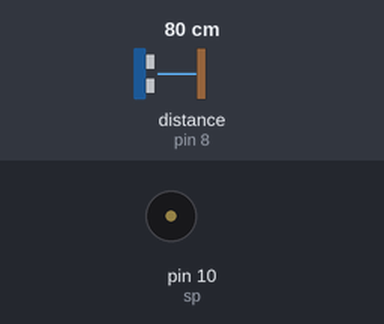
The sketch below on a simulated Arduino Nano, built with avr-gcc and run on an emulated ATmega328P. Parts: buzzer (waves = sounding). Wiring (inferred from the names in the program): ultrasonic range finder: trigger pin 7; echo pin 8. The inputs (shaded band) are chosen by the test bench; at power-on: distance to the obstacle (sensor on pin 8) 80 cm. The echo pulse lasts 58.3 µs per cm.

Above: at 1.2 s.
1.3 s: distance to the obstacle (sensor on pin 8) set to 39 cm
2.8 s: distance to the obstacle (sensor on pin 8) set to 32 cm
At 3.2 s:
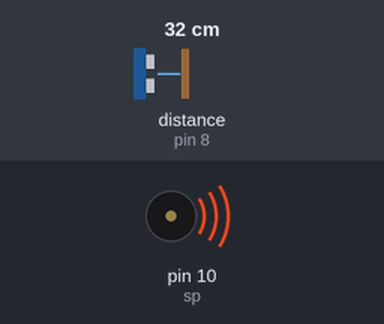
5.8 s: distance to the obstacle (sensor on pin 8) set to 4 cm
8.8 s: distance to the obstacle (sensor on pin 8) set to 2 cm
10.4 s: distance to the obstacle (sensor on pin 8) set to 9 cm
At 10.8 s:
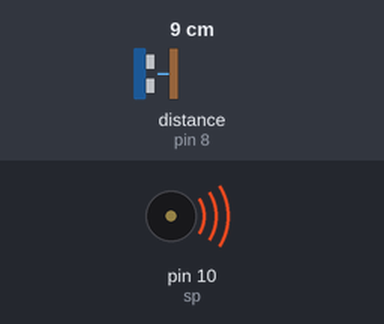
Timing chart, 0 to 14.4 s (numbered marks = the images above; inputs shaded):
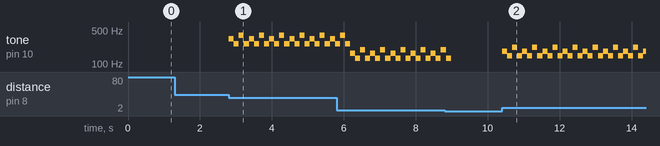

Measured:
- the behaviour switches between 35 and 34 cm on distance to the obstacle (sensor on pin 8) (found by bisection; images 0 and 1)
- after the input at 1.3 s, every drawn part: stays the same
- after the input at 2.8 s, tone on pin 10 (sp): silent → 330 Hz at once, then repeats every 0.56 s: 262 Hz 0.14 s, 392 Hz 0.14 s, 262 Hz 0.14 s, 330 Hz 0.14 s
- after the input at 10.4 s, tone on pin 10 (sp): silent → 185 Hz at once, then repeats every 0.56 s: 147 Hz 0.14 s, 220 Hz 0.14 s, 147 Hz 0.14 s, 185 Hz 0.14 s

The sketch:

major2.ino
```cpp
void setup() {//I declare whether I'm using the pins for input/output
  pinMode(10,OUTPUT);
  pinMode(7,OUTPUT);
  pinMode(8,INPUT);
}

#define C3 131
#define CS3 139
#define D3 147
#define DS3 156
#define E3 165
#define F3 175
#define FS3 185
#define G3 196
#define GS3 208
#define A3 220
#define AS3 233
#define B3 247
#define C4 262
#define CS4 277
#define D4 294
#define DS4 311
#define E4 330
#define F4 349
#define FS4 370
#define G4 392
#define GS4 415
#define A4 440
#define AS4 466
#define B4 494
#define C5 523
#define CS5 554
#define D5 587
#define DS5 622
#define E5 659
#define F5 698
#define FS5 740
#define G5 784
#define GS5 831
#define A5 880
#define AS5 932
#define B5 988
#define C6 1047
#define CS6 1109
#define D6 1175
#define DS6 1245
#define E6 1319
#define F6 1397
#define FS6 1480
#define G6 1568
#define GS6 1661
#define A6 1760
#define AS6 1865
#define B6 1976

int sp = 10;      //Speaker Pin
int tp = 7;       //Trigger Pin
int ep = 8;       // Echo Pin

void loop() {     //This is the main loop, that keeps repeating
  long duration, distance; //Variables to store the values of time and length
  digitalWrite(tp,LOW);
  delayMicroseconds(2);
  digitalWrite(tp,HIGH);      //This area sends out a pulse from the trigger
  delayMicroseconds(5);
  digitalWrite(tp,LOW);
  duration = pulseIn(ep, HIGH); //The echo is recieved, and saved as the duration
  distance = (duration/2)/29.1; // We convert the time into distance in centimeters, using the speed of sound and other factors.
  if(distance>1&&distance<35)
  {
    if(distance>2&&distance<6)  {      //For a distance between 4 and 7, it plays C for 140 milliseconds
      tone(sp,E3,140);
      delay(140);
      tone(sp,C3,140);
      delay(140);
      tone(sp,G3,140);
      delay(140);
      tone(sp,C3,140);
      delay(140);
    }

    else
      if(distance>6&&distance<10) {
        tone(sp,FS3,140);
        delay(140);
        tone(sp,D3,140);
        delay(140);
        tone(sp,A3,140);
        delay(140);
        tone(sp,D3,140);
        delay(140);
      }
    else
      if(distance>10&&distance<14)  {
        tone(sp,GS3,140);
        delay(140);
        tone(sp,E3,140);
        delay(140);
        tone(sp,B3,140);
        delay(140);
        tone(sp,E3,140);
        delay(140);
      }
    else
      if(distance>14&&distance<18)  {
        tone(sp,A3,140);
        delay(140);
        tone(sp,F3,140);
        delay(140);
        tone(sp,C3,140);
        delay(140);
        tone(sp,F3,140);
        delay(140);
      }
    else
      if(distance>18&&distance<22)  {
        tone(sp,B3,140);
        delay(140);
        tone(sp,G3,140);
        delay(140);
        tone(sp,D3,140);
        delay(140);
        tone(sp,G3,140);
        delay(140);
      }
    else
      if(distance>22&&distance<26)  {
        tone(sp,CS3,140);
        delay(140);
        tone(sp,A3,140);
        delay(140);
        tone(sp,E3,140);
        delay(140);
        tone(sp,A3,140);
        delay(140);
      }
    else
      if(distance>26&&distance<30)  {
        tone(sp,DS3,140);
        delay(140);
        tone(sp,B3,140);
        delay(140);
        tone(sp,FS3,140);
        delay(140);
        tone(sp,B3,140);
        delay(140);
      }
    else
      if(distance>30&&distance<34)  {
        tone(sp,E4,140);
        delay(140);
        tone(sp,C4,140);
        delay(140);
        tone(sp,G4,140);
        delay(140);
        tone(sp,C4,140);
        delay(140);
      }
  }

}
```
